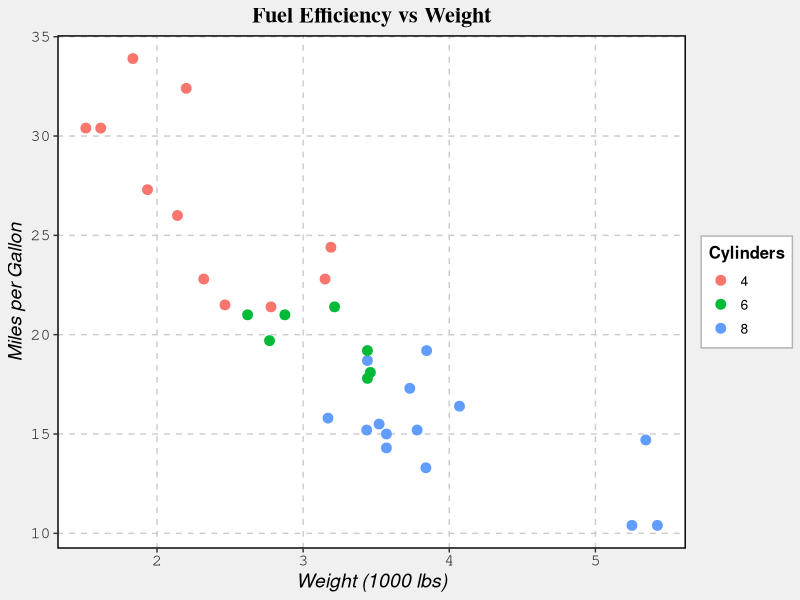

Write the R code that produced this figure.
# Write code to implement a custom plot theme in 
# ggplot2, adjusting fonts, backgrounds, and grid lines.


# Load ggplot2
library(ggplot2)

# Define a custom theme function
theme_custom <- function() {
  theme(
    plot.title = element_text(size = 16, face = "bold", hjust = 0.5, family = "serif"),
    axis.title = element_text(size = 14, face = "italic", family = "sans"),
    axis.text = element_text(size = 12, family = "mono", color = "gray20"),
    panel.background = element_rect(fill = "white"),
    plot.background = element_rect(fill = "#f0f0f0", color = NA),
    panel.grid.major = element_line(color = "gray80", linetype = "dashed"),
    panel.grid.minor = element_blank(),
    legend.background = element_rect(fill = "white", color = "gray70"),
    legend.title = element_text(face = "bold", size = 12),
    legend.text = element_text(size = 10),
    panel.border = element_rect(color = "black", fill = NA, linewidth = 1)
  )
}

# Example plot using the custom theme
ggplot(mtcars, aes(x = wt, y = mpg, color = factor(cyl))) +
  geom_point(size = 3) +
  labs(title = "Fuel Efficiency vs Weight",
       x = "Weight (1000 lbs)",
       y = "Miles per Gallon",
       color = "Cylinders") +
  theme_custom()
